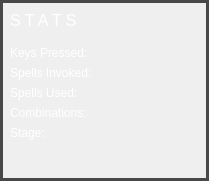
  <widget class="QFrame" name="STATS_frame">
   <property name="geometry">
    <rect>
     <x>41</x>
     <y>420</y>
     <width>209</width>
     <height>181</height>
    </rect>
   </property>
   <property name="sizePolicy">
    <sizepolicy hsizetype="Preferred" vsizetype="Preferred">
     <horstretch>0</horstretch>
     <verstretch>0</verstretch>
    </sizepolicy>
   </property>
   <property name="styleSheet">
    <string notr="true">border:3px solid #484848</string>
   </property>
   <property name="frameShape">
    <enum>QFrame::StyledPanel</enum>
   </property>
   <property name="frameShadow">
    <enum>QFrame::Raised</enum>
   </property>
   <widget class="QLabel" name="label_0_STATS">
    <property name="geometry">
     <rect>
      <x>10</x>
      <y>10</y>
      <width>71</width>
      <height>20</height>
     </rect>
    </property>
    <property name="sizePolicy">
     <sizepolicy hsizetype="Preferred" vsizetype="Preferred">
      <horstretch>0</horstretch>
      <verstretch>0</verstretch>
     </sizepolicy>
    </property>
    <property name="autoFillBackground">
     <bool>false</bool>
    </property>
    <property name="styleSheet">
     <string notr="true">font: 9pt &quot;Buxton Sketch&quot;;
border: 0px</string>
    </property>
    <property name="text">
     <string>&lt;html&gt;&lt;head/&gt;&lt;body&gt;&lt;p&gt;&lt;span style=&quot; font-size:12pt; color:#ffffff;&quot;&gt;S T A T S&lt;/span&gt;&lt;/p&gt;&lt;/body&gt;&lt;/html&gt;</string>
    </property>
    <property name="textFormat">
     <enum>Qt::RichText</enum>
    </property>
    <property name="alignment">
     <set>Qt::AlignBottom|Qt::AlignLeading|Qt::AlignLeft</set>
    </property>
   </widget>
   <widget class="QLabel" name="label_1_key_pressed">
    <property name="geometry">
     <rect>
      <x>10</x>
      <y>40</y>
      <width>171</width>
      <height>20</height>
     </rect>
    </property>
    <property name="sizePolicy">
     <sizepolicy hsizetype="Preferred" vsizetype="Preferred">
      <horstretch>0</horstretch>
      <verstretch>0</verstretch>
     </sizepolicy>
    </property>
    <property name="autoFillBackground">
     <bool>false</bool>
    </property>
    <property name="styleSheet">
     <string notr="true">font: 75 9pt &quot;Microsoft YaHei UI&quot;;
border: 0px;
color: rgb(255, 255, 255);</string>
    </property>
    <property name="text">
     <string>&lt;html&gt;&lt;head/&gt;&lt;body&gt;&lt;p&gt;&lt;span style=&quot; color:#ffffff;&quot;&gt;Keys Pressed:&lt;/span&gt;&lt;/p&gt;&lt;/body&gt;&lt;/html&gt;</string>
    </property>
    <property name="textFormat">
     <enum>Qt::AutoText</enum>
    </property>
    <property name="alignment">
     <set>Qt::AlignBottom|Qt::AlignLeading|Qt::AlignLeft</set>
    </property>
   </widget>
   <widget class="QLabel" name="label_2_spells_invoke">
    <property name="geometry">
     <rect>
      <x>10</x>
      <y>60</y>
      <width>171</width>
      <height>20</height>
     </rect>
    </property>
    <property name="sizePolicy">
     <sizepolicy hsizetype="Preferred" vsizetype="Preferred">
      <horstretch>0</horstretch>
      <verstretch>0</verstretch>
     </sizepolicy>
    </property>
    <property name="autoFillBackground">
     <bool>false</bool>
    </property>
    <property name="styleSheet">
     <string notr="true">font: 75 9pt &quot;Microsoft YaHei UI&quot;;
border: 0px;
color: rgb(255, 255, 255);</string>
    </property>
    <property name="text">
     <string>&lt;html&gt;&lt;head/&gt;&lt;body&gt;&lt;p&gt;&lt;span style=&quot; color:#ffffff;&quot;&gt;Spells Invoked:&lt;/span&gt;&lt;/p&gt;&lt;/body&gt;&lt;/html&gt;</string>
    </property>
    <property name="textFormat">
     <enum>Qt::AutoText</enum>
    </property>
    <property name="alignment">
     <set>Qt::AlignBottom|Qt::AlignLeading|Qt::AlignLeft</set>
    </property>
   </widget>
   <widget class="QLabel" name="label_4_combinations">
    <property name="geometry">
     <rect>
      <x>10</x>
      <y>100</y>
      <width>171</width>
      <height>20</height>
     </rect>
    </property>
    <property name="sizePolicy">
     <sizepolicy hsizetype="Preferred" vsizetype="Preferred">
      <horstretch>0</horstretch>
      <verstretch>0</verstretch>
     </sizepolicy>
    </property>
    <property name="autoFillBackground">
     <bool>false</bool>
    </property>
    <property name="styleSheet">
     <string notr="true">font: 75 9pt &quot;Microsoft YaHei UI&quot;;
border: 0px;
color: rgb(255, 255, 255);</string>
    </property>
    <property name="text">
     <string>&lt;html&gt;&lt;head/&gt;&lt;body&gt;&lt;p&gt;&lt;span style=&quot; color:#ffffff;&quot;&gt;Combinations:&lt;/span&gt;&lt;/p&gt;&lt;/body&gt;&lt;/html&gt;</string>
    </property>
    <property name="textFormat">
     <enum>Qt::AutoText</enum>
    </property>
    <property name="alignment">
     <set>Qt::AlignBottom|Qt::AlignLeading|Qt::AlignLeft</set>
    </property>
   </widget>
   <widget class="QLabel" name="label_3_spells_used">
    <property name="geometry">
     <rect>
      <x>10</x>
      <y>80</y>
      <width>171</width>
      <height>20</height>
     </rect>
    </property>
    <property name="sizePolicy">
     <sizepolicy hsizetype="Preferred" vsizetype="Preferred">
      <horstretch>0</horstretch>
      <verstretch>0</verstretch>
     </sizepolicy>
    </property>
    <property name="autoFillBackground">
     <bool>false</bool>
    </property>
    <property name="styleSheet">
     <string notr="true">font: 75 9pt &quot;Microsoft YaHei UI&quot;;
border: 0px;
color: rgb(255, 255, 255);</string>
    </property>
    <property name="text">
     <string>&lt;html&gt;&lt;head/&gt;&lt;body&gt;&lt;p&gt;&lt;span style=&quot; color:#ffffff;&quot;&gt;Spells Used:&lt;/span&gt;&lt;/p&gt;&lt;/body&gt;&lt;/html&gt;</string>
    </property>
    <property name="textFormat">
     <enum>Qt::AutoText</enum>
    </property>
    <property name="alignment">
     <set>Qt::AlignBottom|Qt::AlignLeading|Qt::AlignLeft</set>
    </property>
   </widget>
   <widget class="QLabel" name="label_5_stage">
    <property name="geometry">
     <rect>
      <x>10</x>
      <y>120</y>
      <width>171</width>
      <height>20</height>
     </rect>
    </property>
    <property name="sizePolicy">
     <sizepolicy hsizetype="Preferred" vsizetype="Preferred">
      <horstretch>0</horstretch>
      <verstretch>0</verstretch>
     </sizepolicy>
    </property>
    <property name="autoFillBackground">
     <bool>false</bool>
    </property>
    <property name="styleSheet">
     <string notr="true">font: 75 9pt &quot;Microsoft YaHei UI&quot;;
border: 0px;
color: rgb(255, 255, 255);</string>
    </property>
    <property name="text">
     <string>&lt;html&gt;&lt;head/&gt;&lt;body&gt;&lt;p&gt;&lt;span style=&quot; color:#ffffff;&quot;&gt;Stage:&lt;/span&gt;&lt;/p&gt;&lt;/body&gt;&lt;/html&gt;</string>
    </property>
    <property name="textFormat">
     <enum>Qt::AutoText</enum>
    </property>
    <property name="alignment">
     <set>Qt::AlignBottom|Qt::AlignLeading|Qt::AlignLeft</set>
    </property>
   </widget>
  </widget>
